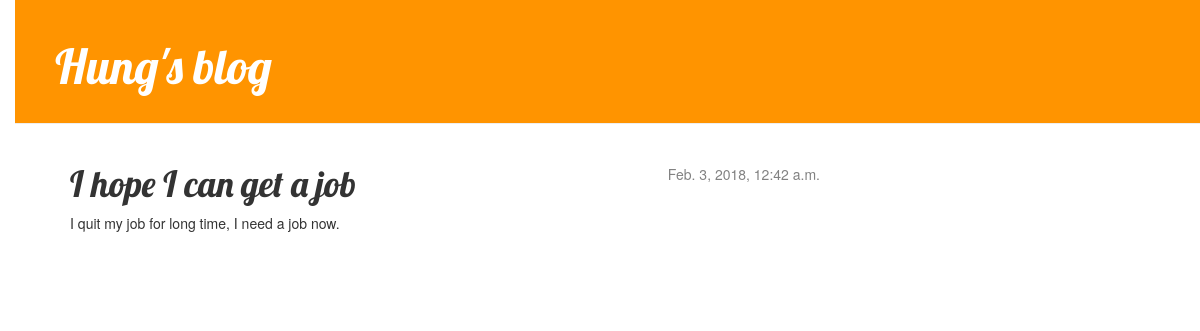
/post/3/, run on an earlier commit of the app's database.
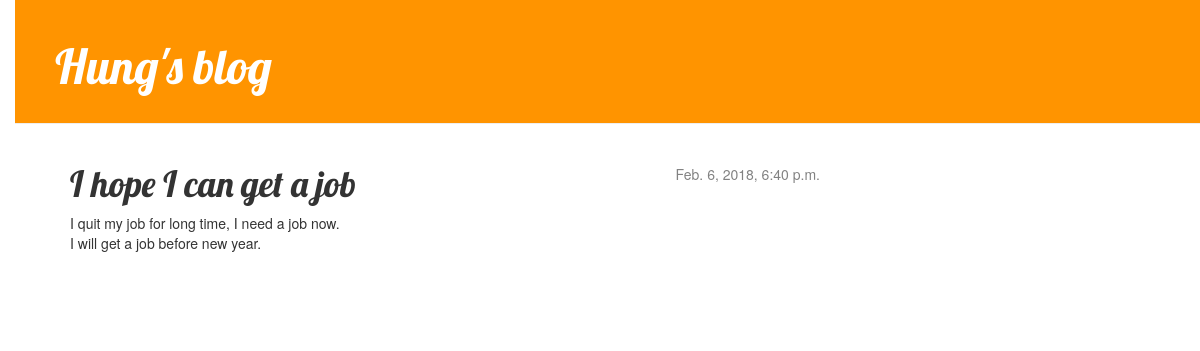
And on a later commit of the database.
### blog/models.py (models this page shows, shortened)
class Post(models.Model):
    author = models.ForeignKey('auth.User')
    title = models.CharField(max_length=200)
    text = models.TextField()
    created_date = models.DateTimeField(default=timezone.now)
    published_date = models.DateTimeField(blank=True, null=True)

### blog/views.py (the view)
# urls.py: url(r'^post/(?P<pk>[0-9]+)/$', views.post_detail, name='post_detail'),
def post_detail(request, pk):
    post = get_object_or_404(Post, pk=pk)
    return render(request, 'blog/post_detail.html', {'post':post})

### blog/templates/blog/post_detail.html (shortened to what this page needs)
{% extends 'blog/base.html' %}
    {% block content %}
        <div class="post">
            {% if post.published_date %}
                <div class="date">
                    {{ post.published_date }}
                </div>
            {% endif %}
            <h1>{{ post.title }}</h1>
            <p>{{ post.text|linebreaksbr }}</p>
        </div>
    {% endblock %}

What changed in the data, as far as the page shows it:
changed Post "I hope I can get a job": published_date "Feb. 3, 2018, 12:42 a.m." → "Feb. 6, 2018, 6:40 p.m."; text "I quit my job for long time, I need a job now." → "I quit my job for long time, I need a job now. I will get a job before new year."
